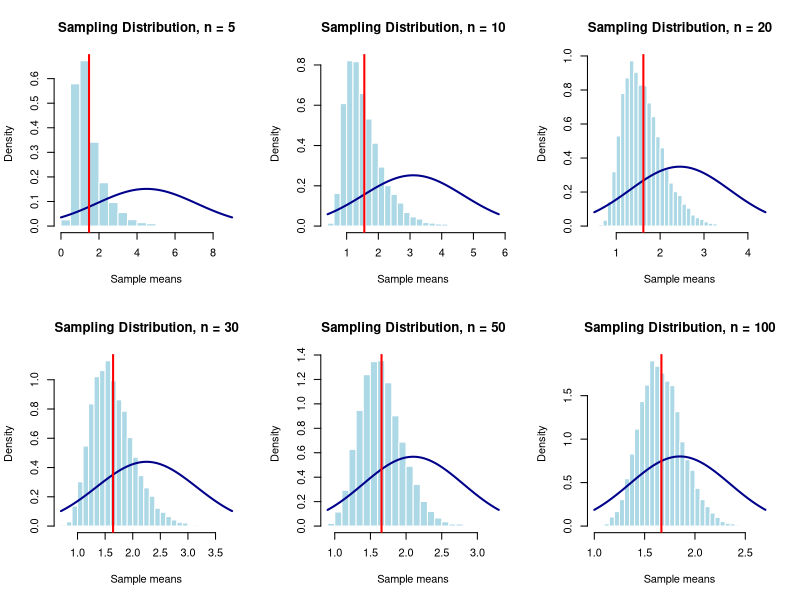
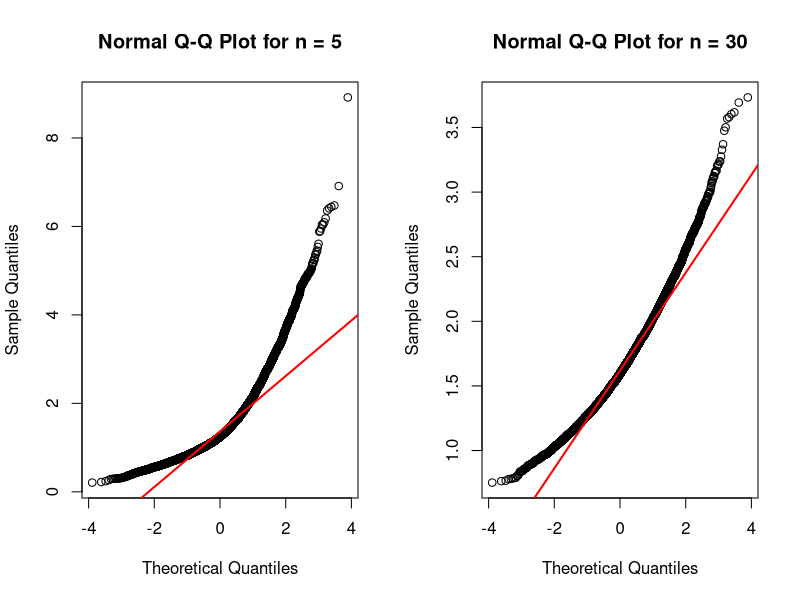

R code for these plots, in order:
## ---- chunk 1
sample_sizes <- c(5, 10, 20, 30, 50, 100)

B <- 10000
## ---- chunk 2
student_id <- 6424

set.seed(student_id)
## ---- chunk 3
simulate_dependent_process <- function(
  n,
  baseline_rate = 1,
  beta = 1.25,
  reference_time = 1
) {
  
  failure_time <- numeric(n)
  
  failure_rate <- numeric(n)
  
  failure_rate[1] <- baseline_rate
  
  failure_time[1] <- rexp(
    1,
    rate = failure_rate[1]
  )
  
  if (n >= 2) {
    for (t in 2:n) {
      
      failure_rate[t] <- baseline_rate *
        exp(
          beta *
            (failure_time[t - 1] - reference_time)
        )
      
      failure_time[t] <- rexp(
        1,
        rate = failure_rate[t]
      )
    }
  }
  
  failure_time
}
## ---- chunk 4
simulate_dependent_means <- function(n, B = 10000) {
  
  replicate(
    B,
    mean(
      simulate_dependent_process(n)
    )
  )
}
## ---- chunk 5
test_sample_means_n5 <- simulate_dependent_means(
  n = 5,
  B = B
)

head(test_sample_means_n5)

length(test_sample_means_n5)
## ---- chunk 6
all_sample_means <- lapply(
  sample_sizes,
  function(n) {
    simulate_dependent_means(
      n = n,
      B = B
    )
  }
)

names(all_sample_means) <- paste0("n_", sample_sizes)

sample_means_n5 <- all_sample_means[["n_5"]]

sample_means_n30 <- all_sample_means[["n_30"]]

sapply(all_sample_means, length)
## ---- chunk 7
dependent_process <- simulate_dependent_process(
  n = 1000
)

lag_one_correlation <- cor(
  dependent_process[-length(dependent_process)],
  dependent_process[-1]
)

lag_one_correlation
## ---- chunk 8
old_par <- par(mfrow = c(2, 3))

for (n in sample_sizes) {
  
  x <- all_sample_means[[paste0("n_", n)]]
  
  hist(
    x,
    breaks = 30,
    probability = TRUE,
    main = paste("Sampling Distribution, n =", n),
    xlab = "Sample means",
    col = "lightblue",
    border = "white"
  )
  
  curve(
    dnorm(
      x,
      mean = mean(x),
      sd = sd(x)
    ),
    add = TRUE,
    col = "darkblue",
    lwd = 2
  )
  
  abline(
    v = mean(x),
    col = "red",
    lwd = 2
  )
}

par(old_par)
## ---- chunk 9
old_par <- par(mfrow = c(1, 2))

qqnorm(
  sample_means_n5,
  main = "Normal Q-Q Plot for n = 5"
)

qqline(
  sample_means_n5,
  col = "red",
  lwd = 2
)

qqnorm(
  sample_means_n30,
  main = "Normal Q-Q Plot for n = 30"
)

qqline(
  sample_means_n30,
  col = "red",
  lwd = 2
)

par(old_par)
## ---- chunk 10
summary_table <- do.call(
  rbind,
  lapply(
    sample_sizes,
    function(n) {
      
      x <- all_sample_means[[paste0("n_", n)]]
      
      data.frame(
        sample_size = n,
        simulated_mean = mean(x),
        simulated_standard_error = sd(x),
        simulated_median = median(x),
        skewness = mean(
          (x - mean(x))^3
        ) / sd(x)^3,
        excess_kurtosis = mean(
          (x - mean(x))^4
        ) / sd(x)^4 - 3
      )
    }
  )
)

summary_table
